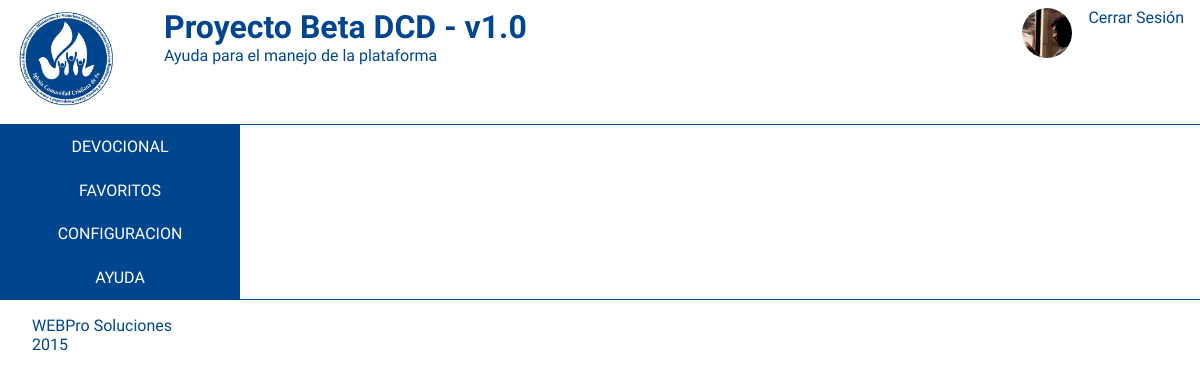
The app's page /ayuda.php (signed in), older data.
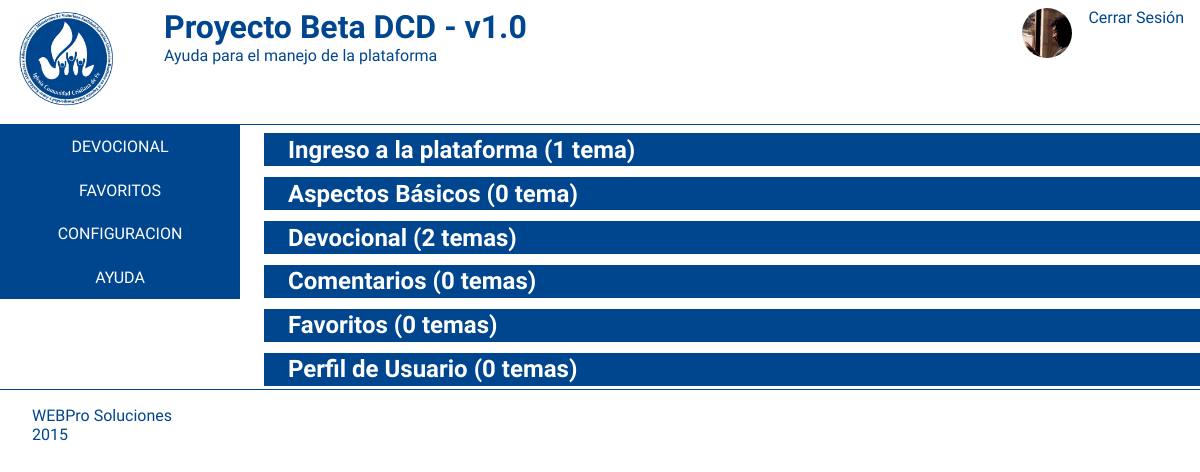
The same page, newer data.
### tables this page shows
CREATE TABLE IF NOT EXISTS `seccionesayuda` (
  `idseccionayuda` int(11) NOT NULL AUTO_INCREMENT,
  `nomseccionayuda` varchar(35) NOT NULL,
  PRIMARY KEY (`idseccionayuda`)
);

### ayuda.php (the view, shortened to what this page needs)
<?php
	if (!isset($_SESSION['IdUsuario']))
	{
?>
		<script language="Javascript">
			window.alert('Acceso no autorizado');
			window.location='../';
		</script>
<?php
	}
	else
	{
		$enlace = Conectarse();
		$nombreusuario = $_SESSION['NombreUsuario'];
		$imagenusuario = $_SESSION['ImagenUsuario'];
?>
<!DOCTYPE html>
<html lang="es">
<head>
	<link rel="stylesheet" href="./css/estilos.css" />
</head>
<body>
	<header>
		<figure>
			<a class="enlaceLogo" href="./inicio.php">
				<img class="imagenLogo" src="./img/logoICCF.jpg" alt="Comunife Cali">
			</a>
		</figure>
		<h1>Proyecto Beta DCD - v1.0</h1>
		<p>Ayuda para el manejo de la plataforma</p>
		<div class="infousuario">
			<figure>
				<a class="iconousuario" href="./perfil.php">
					<img <?php echo "src='./img/usuarios/".$imagenusuario."' title='".utf8_encode($nombreusuario)."'" ?>>
				</a>
			</figure>
			<ul>
				<li>
					<a class="opcioncabecera" href="./php/salir.php">Cerrar Sesión</a>
				</li>
			</ul>
		</div>
	</header>
	<nav>
		<?php include "./inc/menu.php"; ?>
	</nav>
	<?php
		$cadenaSQL = "SELECT idseccionayuda, nomseccionayuda FROM seccionesayuda ORDER BY idseccionayuda";
		if($resultado = mysqli_query($enlace, $cadenaSQL))
		{
			while($fila = mysqli_fetch_row($resultado))
			{
				echo "<section class='seccionayuda' id=$fila[0]>";
				$cadenaSQL = "SELECT i.titularayuda, i.detalleayuda, s.nomseccionayuda FROM itemsayuda AS i, seccionesayuda AS s WHERE i.idseccionayuda = ".$fila[0]." AND i.idseccionayuda=s.idseccionayuda";
				$resultado2 = mysqli_query($enlace, $cadenaSQL);
				$registros = mysqli_num_rows($resultado2);
				if($registros>0){
					if($registros==1){
						$tema = "tema";
					}else{
						$tema = "temas";
					}
				}
				echo "<h2 class='nombreseccion' id='seccion".$fila[0]."'>".utf8_encode($fila[1])." (".$registros." ".$tema.")</h2>";
				echo "</section>";
			}
		}
	?>
	<footer>
		<p class="piedepagina">WEBPro Soluciones</p>
		<p class="piedepagina">2015</p>
	</footer>
</body>
</html>
<?php
}
?>

### inc/menu.php (shortened to what this page needs)
<ul>
	<li class="nomovil">
		<a href="./devocional.php" class="opcionMenu">devocional</a>
	</li>
	<li class="nomovil">
		<a href="./favoritos.php" class="opcionMenu">favoritos</a>
	</li>
	<li class="nomovil">
		<a href="./configuracion.php" class="opcionMenu">configuracion</a>
	</li>
	<li class="nomovil">
		<a href="./ayuda.php" class="opcionMenu">ayuda</a>
	</li>
</ul>

### css/estilos.css (style rules this page uses)
* { color:#00468e;font-family:Raleway }
a { text-decoration:none }
figure,h1,h2,p { margin:0;padding:0 }
header { border-bottom:1px solid #00468e;overflow:hidden;padding:.5em 0; }
header figure { padding:0 1em }
header h1,header p { padding:0 0 0 5px }
nav { height:auto; }
nav ul li { display:block; }
nav ul li a { background:#00468e;border:1px solid #00468e;color:#fff;display:block;padding:.7em 0;text-align:center;text-transform:uppercase }
nav ul li.nomovil { display:none }
footer { border-top:1px solid #00468e;clear:both;padding:1em 0 0 2em }
section { padding:1em 0;text-align:center }
ul { list-style:none;margin:0;padding:0 }
.imagenLogo { width:100px }
.infousuario { position:absolute;padding:.5em 0 0 0;right:0;top:0; }
.infousuario figure { margin:0;text-align:center; }
.infousuario figure a img { border-radius:50%;width:50px; }
.infousuario ul { display:inline-block;margin:0; }
.seccionayuda { padding:.5em 0 .2em 0; }
.seccionayuda h2 { background:#00468e;color:#fff;padding:.1em 0 }
@media screen and (min-width:768px) { nav { float:left;width:20%; } }
@media screen and (min-width:768px) { nav ul li.nomovil { display:block } }
@media screen and (min-width:768px) { section { float:right;text-align:left;width:78% } }
@media screen and (min-width:768px) { header figure { float:left;margin:0 2em 0 0 } }
@media screen and (min-width:768px) { header h1,header p { padding:0 } }
@media screen and (min-width:768px) { .seccionconfiguracion h2,.seccionayuda h2 { padding:.1em 0 .1em 1em; } }
@media screen and (min-width:768px) { .infousuario { padding:.5em 1em 0 0 } }

Row changes from the older to the newer data that the page shows:
added seccionesayuda: nomseccionayuda "Ingreso a la plataforma", registros "1", tema "tema"
added seccionesayuda: nomseccionayuda "Aspectos Básicos", registros "0", tema "tema"
added seccionesayuda: nomseccionayuda "Devocional", registros "2", tema "temas"
added seccionesayuda: nomseccionayuda "Comentarios", registros "0", tema "temas"
added seccionesayuda: nomseccionayuda "Favoritos", registros "0", tema "temas"
added seccionesayuda: nomseccionayuda "Perfil de Usuario", registros "0", tema "temas"
